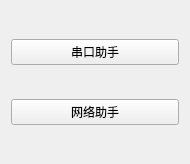
<?xml version="1.0" encoding="UTF-8"?>
<ui version="4.0">
 <class>WidgetMain</class>
 <widget class="QWidget" name="WidgetMain">
  <property name="geometry">
   <rect>
    <x>0</x>
    <y>0</y>
    <width>190</width>
    <height>164</height>
   </rect>
  </property>
  <property name="windowTitle">
   <string>调试助手</string>
  </property>
  <layout class="QGridLayout" name="gridLayout">
   <item row="0" column="0">
    <widget class="QPushButton" name="pushButton">
     <property name="text">
      <string>串口助手</string>
     </property>
    </widget>
   </item>
   <item row="1" column="0">
    <widget class="QPushButton" name="pushButton_2">
     <property name="text">
      <string>网络助手</string>
     </property>
    </widget>
   </item>
  </layout>
 </widget>
 <layoutdefault spacing="6" margin="11"/>
 <resources/>
 <connections/>
</ui>
